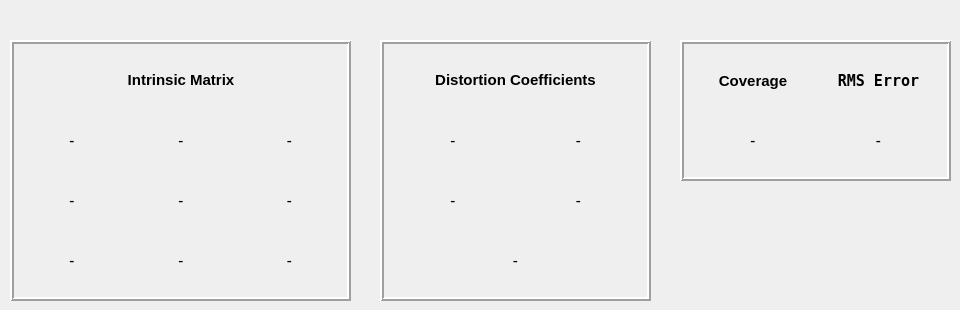
      <widget class="QWidget" name="mCamParamsTab">
       <attribute name="title">
        <string>Camera Parameters</string>
       </attribute>
       <widget class="QFrame" name="frame">
        <property name="geometry">
         <rect>
          <x>10</x>
          <y>40</y>
          <width>341</width>
          <height>261</height>
         </rect>
        </property>
        <property name="styleSheet">
         <string notr="true"/>
        </property>
        <property name="frameShape">
         <enum>QFrame::Box</enum>
        </property>
        <property name="frameShadow">
         <enum>QFrame::Raised</enum>
        </property>
        <property name="lineWidth">
         <number>2</number>
        </property>
        <layout class="QGridLayout" name="gridLayout_8">
         <item row="0" column="0">
          <layout class="QGridLayout" name="gridCamMatrix">
           <item row="3" column="0">
            <widget class="QLabel" name="labelCamRow3_1">
             <property name="font">
              <font>
               <family>Bitstream Vera Sans Mono</family>
               <pointsize>11</pointsize>
              </font>
             </property>
             <property name="text">
              <string>-</string>
             </property>
             <property name="alignment">
              <set>Qt::AlignCenter</set>
             </property>
            </widget>
           </item>
           <item row="1" column="1">
            <widget class="QLabel" name="labelCamRow1_2">
             <property name="font">
              <font>
               <family>Bitstream Vera Sans Mono</family>
               <pointsize>11</pointsize>
              </font>
             </property>
             <property name="text">
              <string>-</string>
             </property>
             <property name="alignment">
              <set>Qt::AlignCenter</set>
             </property>
            </widget>
           </item>
           <item row="3" column="1">
            <widget class="QLabel" name="labelCamRow3_2">
             <property name="font">
              <font>
               <family>Bitstream Vera Sans Mono</family>
               <pointsize>11</pointsize>
              </font>
             </property>
             <property name="text">
              <string>-</string>
             </property>
             <property name="alignment">
              <set>Qt::AlignCenter</set>
             </property>
            </widget>
           </item>
           <item row="2" column="2">
            <widget class="QLabel" name="labelCamRow2_3">
             <property name="font">
              <font>
               <family>Bitstream Vera Sans Mono</family>
               <pointsize>11</pointsize>
              </font>
             </property>
             <property name="text">
              <string>-</string>
             </property>
             <property name="alignment">
              <set>Qt::AlignCenter</set>
             </property>
            </widget>
           </item>
           <item row="1" column="2">
            <widget class="QLabel" name="labelCamRow1_3">
             <property name="font">
              <font>
               <family>Bitstream Vera Sans Mono</family>
               <pointsize>11</pointsize>
              </font>
             </property>
             <property name="text">
              <string>-</string>
             </property>
             <property name="alignment">
              <set>Qt::AlignCenter</set>
             </property>
            </widget>
           </item>
           <item row="2" column="1">
            <widget class="QLabel" name="labelCamRow2_2">
             <property name="font">
              <font>
               <family>Bitstream Vera Sans Mono</family>
               <pointsize>11</pointsize>
              </font>
             </property>
             <property name="text">
              <string>-</string>
             </property>
             <property name="alignment">
              <set>Qt::AlignCenter</set>
             </property>
            </widget>
           </item>
           <item row="2" column="0">
            <widget class="QLabel" name="labelCamRow2_1">
             <property name="font">
              <font>
               <family>Bitstream Vera Sans Mono</family>
               <pointsize>11</pointsize>
              </font>
             </property>
             <property name="text">
              <string>-</string>
             </property>
             <property name="alignment">
              <set>Qt::AlignCenter</set>
             </property>
            </widget>
           </item>
           <item row="3" column="2">
            <widget class="QLabel" name="labelCamRow3_3">
             <property name="font">
              <font>
               <family>Bitstream Vera Sans Mono</family>
               <pointsize>11</pointsize>
              </font>
             </property>
             <property name="text">
              <string>-</string>
             </property>
             <property name="alignment">
              <set>Qt::AlignCenter</set>
             </property>
            </widget>
           </item>
           <item row="1" column="0">
            <widget class="QLabel" name="labelCamRow1_1">
             <property name="font">
              <font>
               <family>Bitstream Vera Sans Mono</family>
               <pointsize>11</pointsize>
              </font>
             </property>
             <property name="text">
              <string>-</string>
             </property>
             <property name="alignment">
              <set>Qt::AlignCenter</set>
             </property>
            </widget>
           </item>
           <item row="0" column="1">
            <widget class="QLabel" name="labelCameraMatrix">
             <property name="font">
              <font>
               <pointsize>11</pointsize>
               <weight>75</weight>
               <bold>true</bold>
              </font>
             </property>
             <property name="text">
              <string>Intrinsic Matrix</string>
             </property>
             <property name="alignment">
              <set>Qt::AlignCenter</set>
             </property>
            </widget>
           </item>
          </layout>
         </item>
        </layout>
       </widget>
       <widget class="QFrame" name="frame_2">
        <property name="geometry">
         <rect>
          <x>380</x>
          <y>40</y>
          <width>271</width>
          <height>261</height>
         </rect>
        </property>
        <property name="styleSheet">
         <string notr="true"/>
        </property>
        <property name="frameShape">
         <enum>QFrame::Box</enum>
        </property>
        <property name="frameShadow">
         <enum>QFrame::Raised</enum>
        </property>
        <property name="lineWidth">
         <number>2</number>
        </property>
        <layout class="QGridLayout" name="gridLayout_14">
         <item row="0" column="0">
          <layout class="QGridLayout" name="gridCamMatrix_2">
           <item row="1" column="0">
            <widget class="QLabel" name="labelDistCoeff1">
             <property name="font">
              <font>
               <family>Bitstream Vera Sans Mono</family>
               <pointsize>11</pointsize>
              </font>
             </property>
             <property name="text">
              <string>-</string>
             </property>
             <property name="alignment">
              <set>Qt::AlignCenter</set>
             </property>
            </widget>
           </item>
           <item row="2" column="0">
            <widget class="QLabel" name="labelDistCoeff3">
             <property name="font">
              <font>
               <family>Bitstream Vera Sans Mono</family>
               <pointsize>11</pointsize>
              </font>
             </property>
             <property name="text">
              <string>-</string>
             </property>
             <property name="alignment">
              <set>Qt::AlignCenter</set>
             </property>
            </widget>
           </item>
           <item row="2" column="1">
            <widget class="QLabel" name="labelDistCoeff4">
             <property name="font">
              <font>
               <family>Bitstream Vera Sans Mono</family>
               <pointsize>11</pointsize>
              </font>
             </property>
             <property name="text">
              <string>-</string>
             </property>
             <property name="alignment">
              <set>Qt::AlignCenter</set>
             </property>
            </widget>
           </item>
           <item row="1" column="1">
            <widget class="QLabel" name="labelDistCoeff2">
             <property name="font">
              <font>
               <family>Bitstream Vera Sans Mono</family>
               <pointsize>11</pointsize>
              </font>
             </property>
             <property name="text">
              <string>-</string>
             </property>
             <property name="alignment">
              <set>Qt::AlignCenter</set>
             </property>
            </widget>
           </item>
           <item row="0" column="0" colspan="2">
            <widget class="QLabel" name="labelCameraMatrix_2">
             <property name="font">
              <font>
               <pointsize>11</pointsize>
               <weight>75</weight>
               <bold>true</bold>
              </font>
             </property>
             <property name="text">
              <string>Distortion Coefficients</string>
             </property>
             <property name="alignment">
              <set>Qt::AlignCenter</set>
             </property>
            </widget>
           </item>
           <item row="3" column="0" colspan="2">
            <widget class="QLabel" name="labelDistCoeff5">
             <property name="font">
              <font>
               <family>Bitstream Vera Sans Mono</family>
               <pointsize>11</pointsize>
              </font>
             </property>
             <property name="text">
              <string>-</string>
             </property>
             <property name="alignment">
              <set>Qt::AlignCenter</set>
             </property>
            </widget>
           </item>
          </layout>
         </item>
        </layout>
       </widget>
       <widget class="QFrame" name="frame_3">
        <property name="geometry">
         <rect>
          <x>680</x>
          <y>40</y>
          <width>271</width>
          <height>141</height>
         </rect>
        </property>
        <property name="styleSheet">
         <string notr="true"/>
        </property>
        <property name="frameShape">
         <enum>QFrame::Box</enum>
        </property>
        <property name="frameShadow">
         <enum>QFrame::Raised</enum>
        </property>
        <property name="lineWidth">
         <number>2</number>
        </property>
        <layout class="QGridLayout" name="gridLayout_15">
         <item row="0" column="0">
          <layout class="QGridLayout" name="gridCamMatrix_3">
           <item row="0" column="0">
            <widget class="QLabel" name="labelCameraMatrix_3">
             <property name="font">
              <font>
               <pointsize>11</pointsize>
               <weight>75</weight>
               <bold>true</bold>
              </font>
             </property>
             <property name="text">
              <string>Coverage</string>
             </property>
             <property name="alignment">
              <set>Qt::AlignCenter</set>
             </property>
            </widget>
           </item>
           <item row="1" column="1">
            <widget class="QLabel" name="mRMSErrorLabel">
             <property name="font">
              <font>
               <family>Bitstream Vera Sans Mono</family>
               <pointsize>11</pointsize>
              </font>
             </property>
             <property name="text">
              <string>-</string>
             </property>
             <property name="alignment">
              <set>Qt::AlignCenter</set>
             </property>
            </widget>
           </item>
           <item row="1" column="0">
            <widget class="QLabel" name="mCoverageLabel">
             <property name="font">
              <font>
               <family>Bitstream Vera Sans Mono</family>
               <pointsize>11</pointsize>
              </font>
             </property>
             <property name="text">
              <string>-</string>
             </property>
             <property name="alignment">
              <set>Qt::AlignCenter</set>
             </property>
            </widget>
           </item>
           <item row="0" column="1">
            <widget class="QLabel" name="labelCamRow1_7">
             <property name="font">
              <font>
               <family>Bitstream Vera Sans Mono</family>
               <pointsize>11</pointsize>
               <weight>75</weight>
               <bold>true</bold>
              </font>
             </property>
             <property name="text">
              <string>RMS Error</string>
             </property>
             <property name="alignment">
              <set>Qt::AlignCenter</set>
             </property>
            </widget>
           </item>
          </layout>
         </item>
        </layout>
       </widget>
      </widget>
